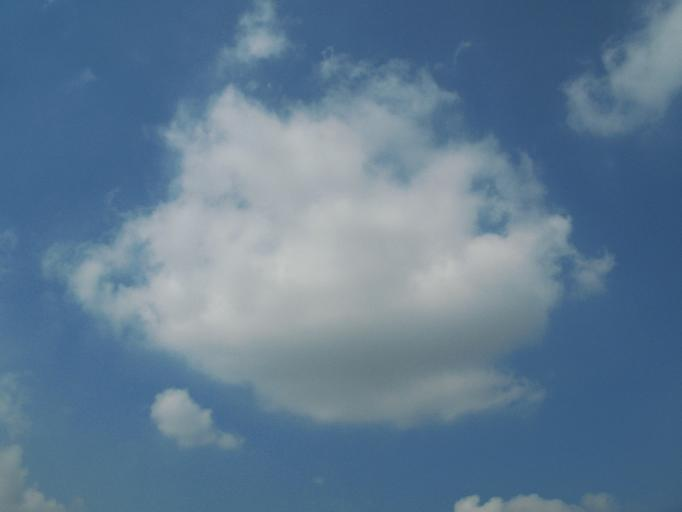
%> input picture B10.jpg, 682 x 512 px
$ octave --eval "result = SpatialCues(imread('../../B10.jpg'));"   (GNU Octave 9; MATLAB toolbox functions it lacks are replaced by stand-ins)
%> lines starting %> are read from the running program, lines starting %| are printed output that depends on the picture
%-----------------------------------------------%
function [hC vC] = SpatialCues(im)
g = fspecial('gauss', [13 13], sqrt(13));
dy = fspecial('sobel');
vf = conv2(g, dy, 'valid');
sz = size(im);
%> sz = [512 682 3]

vC = zeros(sz(1:2));
hC = vC;

for b=1:size(im,3)
    vC = max(vC, abs(imfilter(im(:,:,b), vf, 'symmetric')));
    hC = max(hC, abs(imfilter(im(:,:,b), vf', 'symmetric')));
end
%> this loop made 3 passes
%> pass 1, in SpatialCues, `vC = max(vC, abs(imfilter(im(:,:,b), vf, 'symmetric')));`:
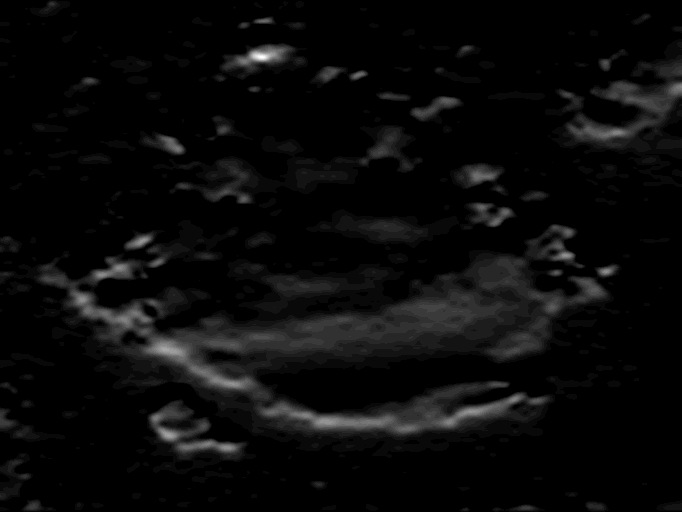
%> vC: size 512x682 uint8; min 0, max 26, mean 1; drawn with min black and max white
%> pass 1, in SpatialCues, `hC = max(hC, abs(imfilter(im(:,:,b), vf', 'symmetric')));`:
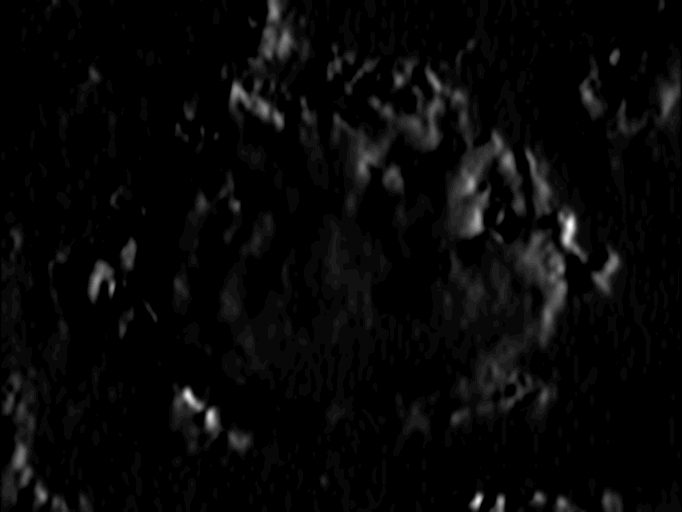
%> hC: size 512x682 uint8; min 0, max 29, mean 0.9; drawn with min black and max white
